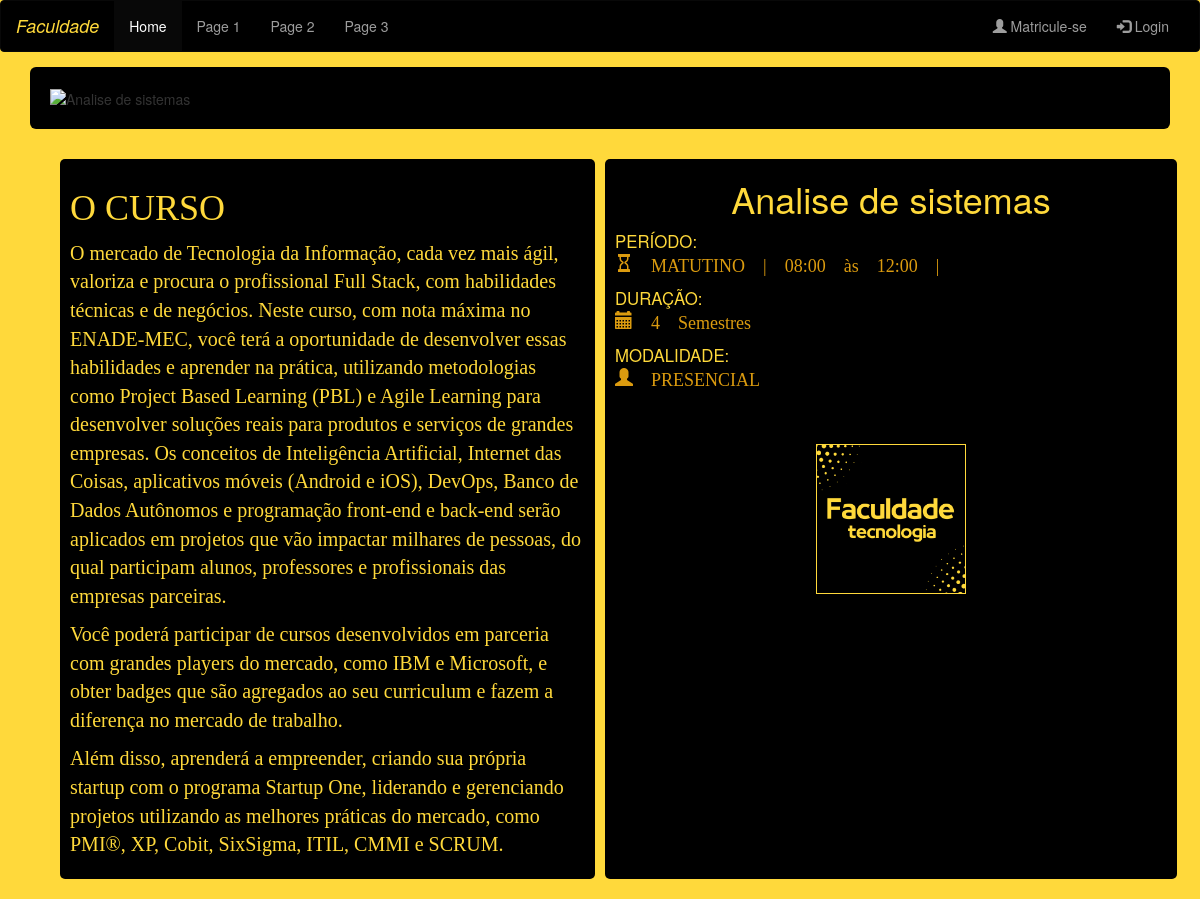
The app's page /curso/1/ with its own data.
### app_fac/models/curso.py (models this page shows, shortened)
class Curso(models.Model):
    MATUTINO = 'MATUTINO'
    NOTURNO = 'NOTURNO'
    escolha_periodo = [(MATUTINO, 'MATUTINO'),
                        (NOTURNO, 'NOTURNO')]
    PRESENCIAL = 'PRESENCIAL'
    ONLINE = 'ONLINE'
    escolha_modalidade = [(PRESENCIAL, 'PRESENCIAL'),
                            (ONLINE, 'ONLINE')]
    nome = models.CharField(max_length=255)
    descricao = models.TextField(max_length=2000, default=None)
    destaque = models.CharField(max_length=255, default=None)
    mercado_trabalho = models.TextField(max_length=1000)
    periodo = models.CharField(max_length=10, choices = escolha_periodo, default=MATUTINO)
    duracao = models.CharField(max_length=255, blank=True)
    modalidade = models.CharField(max_length=12, choices = escolha_modalidade, default=PRESENCIAL)
    coordenador = models.ForeignKey(Coordenador, on_delete=models.CASCADE, default=None)
    imagem = StdImageField('Imagem', upload_to=get_file_path, variations={'thumbnail': {'width': 1500, 'height': 500, 'crop': True}})
    imagem2 = StdImageField('Imagem dois', upload_to=get_file_path, variations={'thumbnail': {'width': 480, 'height': 480, 'crop': True}})
    imagem3 = StdImageField('Imagem tres', upload_to=get_file_path, variations={'thumbnail': {'width': 1100, 'height': 330, 'crop': True}}, blank=True)
    class Meta:
        verbose_name = 'Curso'
        verbose_name_plural = 'Cursos'
    def __str__(self):
        return self.nome

### app_fac/views.py (the view)
# urls.py: path('curso/<int:pk>/', CursoDetailView.as_view(template_name='app_fac/curso.html'), name='curso'),
class CursoDetailView(DetailView):
    model = Curso
    context_object_name = 'curso_list'
    template_name = 'app_fac/curso.html'
    def get_queryset(self):
        self.nome = get_object_or_404(Curso, pk=self.kwargs['pk'])
        return Curso.objects.filter(nome=self.nome)
    def get_context_data(self, **kwargs):
        context = super(CursoDetailView, self).get_context_data(**kwargs)
        context['cursos'] = Curso.objects.all()
        context['curso'] = Curso.objects.get(nome=self.nome)
        context['destaques'] = Curso.objects.get(id=self.nome.id)
        return context

### app_fac/templates/app_fac/curso.html (shortened to what this page needs)
{% load static %}
<!DOCTYPE html>
<html lang="pt-br">
<head>
    <link rel="stylesheet" href="{% static '/css/bootstrap.css' %}">
    <link rel="stylesheet" href="{% static '/css/style1.css' %}">
</head>
<body style="background-color: #FFD93B;">
    <nav class="navbar navbar-inverse" style="margin: 0; background-color: black;">
        <div class="container-fluid">
          <div class="navbar-header">
            <a class="navbar-brand" style="color: #FFD93B; font-style: italic;" href="{% url 'app_fac:home' %}">Faculdade</a>
          </div>
          <div class="collapse navbar-collapse" id="myNavbar">
            <ul class="nav navbar-nav">
              <li class="active"><a href="{% url 'app_fac:home' %}">Home</a></li>
              <li><a href="#">Page 1</a></li>
              <li><a href="#">Page 2</a></li>
              <li><a href="#">Page 3</a></li>
            </ul>
            <ul class="nav navbar-nav navbar-right">
              <li><a href="#"><span class="glyphicon glyphicon-user"></span> Matricule-se</a></li>
              <li><a href="{% url 'app_fac:login' %}"><span class="glyphicon glyphicon-log-in"></span> Login</a></li>
            </ul>
          </div>
        </div>
      </nav>
      <div class="container">
        <div class="jumbotron" style="margin-top: 15px; padding: 20px; background-color: black;">
          <img src="{{ curso.imagem3.thumbnail.url }}" alt="{{ curso.nome }}">
        </div>
      </div>
      <div class="grid">
        <div class="curso" style="background-color: black;
          color: #FFD93B; border-radius: 5px; font-family: Garamond; font-size: 20px;">
          <h1>O CURSO</h1>
          <p>{{ curso.descricao | linebreaks }}</p>
        </div>
        <div class="grid-row grid-fundo-black">
          <div class="curso-titulo">
            <h1>{{ curso.nome }}</h1>
          </div>
          <div class="detalhe">
            <div class="">
              <p class="periodo">PERÍODO: </p>
              <span class="glyphicon glyphicon-hourglass"> {{ curso.periodo }} | 08:00 às 12:00 |</span>
            </div>
            <div>
              <p>DURAÇÃO:</p>
              <span class="glyphicon glyphicon-calendar"> {{ curso.duracao }}</span>
            </div>
            <div>
              <p>MODALIDADE:</p>
              <span class="glyphicon glyphicon-user"> {{ curso.modalidade }}</span>
            </div>
            <div class="caixa-logo">
              <img class="logo" src="{% static '/img/logo4.png' %}" alt="">
            </div>
          </div>
        </div>
      </div>
      <div class="row" style="padding: 10px;">
      </div>
</body>
</html>

### app_fac/static/css/style1.css (style rules this page uses)
body { overflow-x: hidden; }
.logo { border: 1px solid #ffd93b; grid-row: 4; width: 150px; height: 150px; }
.caixa-logo { display: grid; grid-template-columns: 1fr; height: 200px; justify-items: center; align-items: center; }
.grid { display: grid; grid-template-columns: repeat(2, 1fr); margin-right: 0; gap: 10px; }
.grid-row { display: grid; grid-template-columns: 1fr; grid-template-rows: 60px; align-items: start; }
.grid-fundo-black { background-color: black; border-radius: 5px; width: 572px; }
.curso { grid-column: 1; margin-left: 60px; padding: 10px; }
.curso-titulo { grid-template-rows: 100px; grid-column: 1 / -1; text-align: center; color: #ffd93b; }
.detalhe { grid-column: 1; padding: 10px; align-items: start; }
.periodo { grid-column: 1 / -1; color: #ffd93b; }
.detalhe span { grid-row: 2; margin-bottom: 15px; font-size: large; }
.detalhe p { color: #ffd93b; font-size: larger; margin-bottom: 0; }
.detalhe span { color: #db9b0f; }

### records on screen
Curso: descricao "O mercado de Tecnologia da Informação, cada vez mais ágil, valoriza e procura o profissional Full Stack, com habilidades técnicas e de negócios. Neste curso, com nota máxima no ENADE-MEC, você terá a oportunidade de desenvolver essas habilidades e aprender na prática, utilizando metodologias como Project Based Learning (PBL) e Agile Learning para desenvolver soluções reais para produtos e serviços de grandes empresas. Os conceitos de Inteligência Artificial, Internet das Coisas, aplicativos móveis (Android e iOS), DevOps, Banco de Dados Autônomos e programação front-end e back-end serão aplicados em projetos que vão impactar milhares de pessoas, do qual participam alunos, professores e…", nome "Analise de sistemas", periodo "MATUTINO", duracao "4 Semestres", modalidade "PRESENCIAL"
